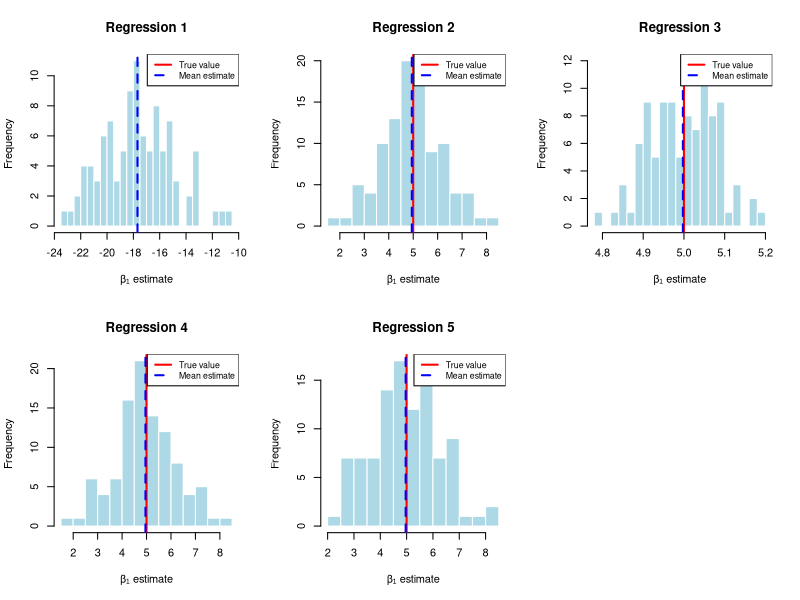
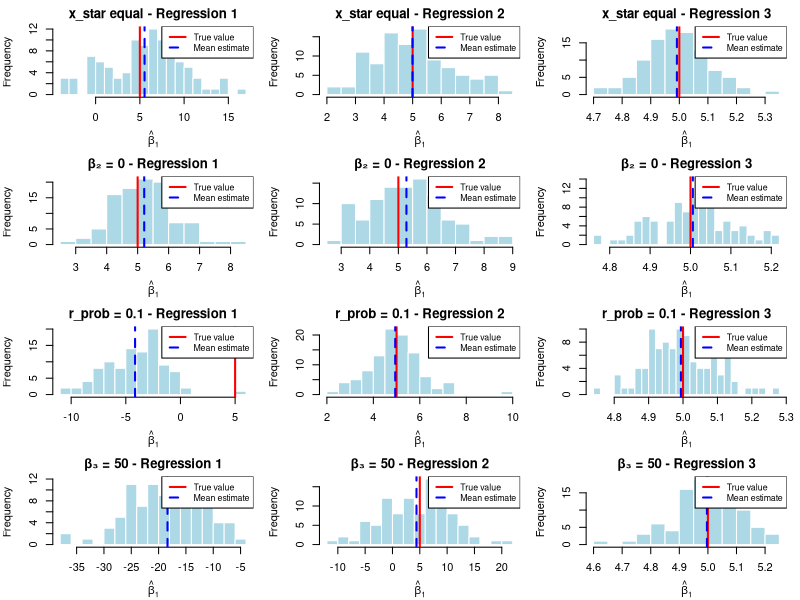

Reproduce these figures in R, in order.
# Set seed for reproducibility
set.seed(2025)

# Sample size
n <- 100

# Simulate error terms
u_i <- rnorm(n, mean = 0, sd = sqrt(5))

# Simulate precipitation (rainfall)
g_i <- rgamma(n, shape = 2, scale = 2)

# Simulate land quality indicator (high quality = 1, low quality = 0)
r_i <- rbinom(n, size = 1, prob = 0.5)

# Simulate fertilizer amounts conditional on land quality
x_star_i <- numeric(n)
for (i in 1:n) {
  if (r_i[i] == 1) {
    x_star_i[i] <- rgamma(1, shape = 3, scale = 1)
  } else {
    x_star_i[i] <- rgamma(1, shape = 7, scale = 1)
  }
}

# Set parameter values
beta_0 <- 400
beta_1 <- 5
beta_2 <- 200
beta_3 <- 10

# Generate crop yields
y_i <- beta_0 + beta_1 * x_star_i + beta_2 * r_i + beta_3 * g_i + u_i

# Generate additional variables
n_i <- rnorm(n, mean = 10, sd = sqrt(3))
b_i <- rnorm(n, mean = 5 + sqrt(x_star_i), sd = sqrt(3))

# Create dataframe
data <- data.frame(
  y = y_i,
  x_star = x_star_i,
  r = r_i,
  g = g_i,
  n = n_i,
  b = b_i
)

# Display summary statistics
summary(data)



# Question (b)
# Regression 1: y ~ x_star
reg1 <- lm(y ~ x_star, data = data)
summary_reg1 <- summary(reg1)

# Regression 2: y ~ x_star + r
reg2 <- lm(y ~ x_star + r, data = data)
summary_reg2 <- summary(reg2)

# Regression 3: y ~ x_star + r + g
reg3 <- lm(y ~ x_star + r + g, data = data)
summary_reg3 <- summary(reg3)

# Regression 4: y ~ x_star + r + g + n
reg4 <- lm(y ~ x_star + r + n, data = data)
summary_reg4 <- summary(reg4)

# Regression 5: y ~ x_star + r + g + b
reg5 <- lm(y ~ x_star + r + b, data = data)
summary_reg5 <- summary(reg5)

# Function to extract and format regression results
extract_results <- function(reg_summary, reg_name) {
  beta1_estimate <- reg_summary$coefficients["x_star", "Estimate"]
  beta1_se <- reg_summary$coefficients["x_star", "Std. Error"]
  beta1_true <- 5
  
  cat(paste0("\n", reg_name, ":\n"))
  cat(paste0("Estimated β₁: ", round(beta1_estimate, 4), "\n"))
  cat(paste0("True β₁: ", beta1_true, "\n"))
  cat(paste0("Standard Error: ", round(beta1_se, 4), "\n"))
  cat(paste0("Difference from true value: ", round(beta1_estimate - beta1_true, 4), "\n"))
  cat(paste0("Adjusted R²: ", round(reg_summary$adj.r.squared, 4), "\n"))
}

# Print results for all regressions
extract_results(summary_reg1, "Regression 1 (y ~ x_star)")
extract_results(summary_reg2, "Regression 2 (y ~ x_star + r)")
extract_results(summary_reg3, "Regression 3 (y ~ x_star + r + g)")
extract_results(summary_reg4, "Regression 4 (y ~ x_star + r + n)")
extract_results(summary_reg5, "Regression 5 (y ~ x_star + r + b)")

results_b <- data.frame(
  Regression      = c("y ~ x_star", "y ~ x_star + r", "y ~ x_star + r + g", 
                      "y ~ x_star + r + n", "y ~ x_star + r + b"),
  Estimated_beta1 = round(c(coef(reg1)["x_star"], coef(reg2)["x_star"], 
                            coef(reg3)["x_star"], coef(reg4)["x_star"], 
                            coef(reg5)["x_star"]), 4),
  True_beta1      = rep(5, 5),
  Std_Error       = round(c(summary(reg1)$coefficients["x_star", "Std. Error"],
                            summary(reg2)$coefficients["x_star", "Std. Error"],
                            summary(reg3)$coefficients["x_star", "Std. Error"],
                            summary(reg4)$coefficients["x_star", "Std. Error"],
                            summary(reg5)$coefficients["x_star", "Std. Error"]), 4),
  Difference      = round(c(coef(reg1)["x_star"] - 5, coef(reg2)["x_star"] - 5, 
                            coef(reg3)["x_star"] - 5, coef(reg4)["x_star"] - 5, 
                            coef(reg5)["x_star"] - 5), 4),
  Adjusted_R2     = round(c(summary(reg1)$adj.r.squared,
                            summary(reg2)$adj.r.squared,
                            summary(reg3)$adj.r.squared,
                            summary(reg4)$adj.r.squared,
                            summary(reg5)$adj.r.squared), 4)
)

# 利用 knitr::kable() 生成 LaTeX 三线表
library(knitr)
latex_table_b <- kable(results_b, format = "latex", booktabs = TRUE,
                       caption = "Regression Results for Question (b)")

# 直接输出到 LaTeX 文件
output_file_b <- "b.tex"
cat(latex_table_b, file = output_file_b)
cat("\n%% Table saved to ", output_file_b, "\n", sep = "", file = output_file_b, append = TRUE)


# Question (c)
# Monte Carlo simulation with M = 100 repetitions
set.seed(2025)
M <- 100
n <- 100

# Initialize matrices to store β₁ estimates
beta1_estimates <- matrix(NA, nrow = M, ncol = 5)
colnames(beta1_estimates) <- c("Reg1", "Reg2", "Reg3", "Reg4", "Reg5")

# Run Monte Carlo simulation
for (m in 1:M) {
  # Generate data according to DGP
  u_i <- rnorm(n, mean = 0, sd = sqrt(5))
  g_i <- rgamma(n, shape = 2, scale = 2)
  r_i <- rbinom(n, size = 1, prob = 0.5)
  
  x_star_i <- numeric(n)
  for (i in 1:n) {
    if (r_i[i] == 1) {
      x_star_i[i] <- rgamma(1, shape = 3, scale = 1)
    } else {
      x_star_i[i] <- rgamma(1, shape = 7, scale = 1)
    }
  }
  
  beta_0 <- 400
  beta_1 <- 5
  beta_2 <- 200
  beta_3 <- 10
  
  y_i <- beta_0 + beta_1 * x_star_i + beta_2 * r_i + beta_3 * g_i + u_i
  
  n_i <- rnorm(n, mean = 10, sd = sqrt(3))
  b_i <- rnorm(n, mean = 5 + sqrt(x_star_i), sd = sqrt(3))
  
  data <- data.frame(
    y = y_i,
    x_star = x_star_i,
    r = r_i,
    g = g_i,
    n = n_i,
    b = b_i
  )
  
  # Run the five regressions
  reg1 <- lm(y ~ x_star, data = data)
  reg2 <- lm(y ~ x_star + r, data = data)
  reg3 <- lm(y ~ x_star + r + g, data = data)
  reg4 <- lm(y ~ x_star + r + n, data = data)
  reg5 <- lm(y ~ x_star + r + b, data = data)
  
  # Store β₁ estimates
  beta1_estimates[m, 1] <- coef(reg1)["x_star"]
  beta1_estimates[m, 2] <- coef(reg2)["x_star"]
  beta1_estimates[m, 3] <- coef(reg3)["x_star"]
  beta1_estimates[m, 4] <- coef(reg4)["x_star"]
  beta1_estimates[m, 5] <- coef(reg5)["x_star"]
}

# Create data frame from estimates for plotting
beta1_df <- data.frame(
  Estimate = c(beta1_estimates),
  Regression = rep(colnames(beta1_estimates), each = M)
)

# Calculate summary statistics
beta1_summary <- data.frame(
  Regression = colnames(beta1_estimates),
  Mean = colMeans(beta1_estimates),
  SD = apply(beta1_estimates, 2, sd),
  Bias = colMeans(beta1_estimates) - 5
)
print(beta1_summary)

# Plot histograms
pdf("Q(c).pdf")
par(mfrow = c(2, 3))
for (i in 1:5) {
  hist(beta1_estimates[, i], 
       main = paste("Regression", i), 
       xlab = "β₁ estimate",
       breaks = 20,
       col = "lightblue",
       border = "white")
  abline(v = 5, col = "red", lwd = 2)  # True value
  abline(v = mean(beta1_estimates[, i]), 
        col = "blue", lty = 2, lwd = 2)  # Mean estimate
  legend("topright",
         legend = c("True value", "Mean estimate"),
         col = c("red", "blue"),
         lty = c(1, 2),
         lwd = 2,
         cex = 0.8)
}
dev.off()



# Question (d)
# Function to run Monte Carlo simulation with specific DGP parameters
run_monte_carlo <- function(x_star_equal = FALSE, beta2_zero = FALSE, r_prob = 0.5, beta3_value = 10) {
  M <- 100
  n <- 100
  
  # Initialize matrices to store β₁ estimates
  beta1_estimates <- matrix(NA, nrow = M, ncol = 3)
  colnames(beta1_estimates) <- c("Reg1", "Reg2", "Reg3")
  
  # Run Monte Carlo simulation
  for (m in 1:M) {
    # Generate data according to modified DGP
    u_i <- rnorm(n, mean = 0, sd = sqrt(5))
    g_i <- rgamma(n, shape = 2, scale = 2)
    r_i <- rbinom(n, size = 1, prob = r_prob)
    
    # Modify x_star distribution based on parameter
    x_star_i <- numeric(n)
    if (x_star_equal) {
      x_star_i <- rgamma(n, shape = 5, scale = 1)
    } else {
      for (i in 1:n) {
        if (r_i[i] == 1) {
          x_star_i[i] <- rgamma(1, shape = 3, scale = 1)
        } else {
          x_star_i[i] <- rgamma(1, shape = 7, scale = 1)
        }
      }
    }
    
    # Set parameter values
    beta_0 <- 400
    beta_1 <- 5
    beta_2 <- ifelse(beta2_zero, 0, 200)
    beta_3 <- beta3_value
    
    # Generate crop yields
    y_i <- beta_0 + beta_1 * x_star_i + beta_2 * r_i + beta_3 * g_i + u_i
    
    data <- data.frame(
      y = y_i,
      x_star = x_star_i,
      r = r_i,
      g = g_i
    )
    
    # Run the three regressions
    reg1 <- lm(y ~ x_star, data = data)
    reg2 <- lm(y ~ x_star + r, data = data)
    reg3 <- lm(y ~ x_star + r + g, data = data)
    
    # Store β₁ estimates
    beta1_estimates[m, 1] <- coef(reg1)["x_star"]
    beta1_estimates[m, 2] <- coef(reg2)["x_star"]
    beta1_estimates[m, 3] <- coef(reg3)["x_star"]
  }
  
  return(beta1_estimates)
}

# Run simulations with different DGP modifications
results_original <- run_monte_carlo()
results_xstar_equal <- run_monte_carlo(x_star_equal = TRUE)
results_beta2_zero <- run_monte_carlo(beta2_zero = TRUE)
results_r_prob_0.1 <- run_monte_carlo(r_prob = 0.1)
results_beta3_50 <- run_monte_carlo(beta3_value = 50)

# Function to calculate summary statistics
calc_summary <- function(results, scenario_name) {
  summary_df <- data.frame(
    Scenario = rep(scenario_name, 3),
    Regression = c("Reg1", "Reg2", "Reg3"),
    Mean = colMeans(results),
    SD = apply(results, 2, sd),
    Bias = colMeans(results) - 5
  )
  return(summary_df)
}

# Calculate summaries for all scenarios
# summary_original <- calc_summary(results_original, "Original DGP")
summary_xstar_equal <- calc_summary(results_xstar_equal, "x_star equal")
summary_beta2_zero <- calc_summary(results_beta2_zero, "β₂ = 0")
summary_r_prob_0.1 <- calc_summary(results_r_prob_0.1, "r_prob = 0.1")
summary_beta3_50 <- calc_summary(results_beta3_50, "β₃ = 50")

# Combine all summaries
all_summaries <- rbind(
  # summary_original,
  summary_xstar_equal,
  summary_beta2_zero,
  summary_r_prob_0.1,
  summary_beta3_50
)

# print(all_summaries)
latex_table_d <- kable(all_summaries, format = "latex", booktabs = TRUE,
                       caption = "Simulation Summary Statistics for Question (d)")

# 将模拟结果直接输出到 LaTeX 文件
output_file_d <- "d.tex"
cat(latex_table_d, file = output_file_d)
cat("\n%% Table saved to ", output_file_d, "\n", sep = "", file = output_file_d, append = TRUE)


scenarios <- list(
  "x_star equal" = results_xstar_equal,
  "β₂ = 0"       = results_beta2_zero,
  "r_prob = 0.1" = results_r_prob_0.1,
  "β₃ = 50"      = results_beta3_50
)

# Open a PDF device to save the plots
pdf("Q(d).pdf", width = 12, height = 12)

# Set up the plotting area: 4 rows (scenarios) and 3 columns (regressions)
par(mfrow = c(4, 3), mar = c(4, 4, 2, 1))

# Loop over each scenario and each regression
for (scenario in names(scenarios)) {
  current <- scenarios[[scenario]]
  for (i in 1:3) {
    hist(current[, i],
         main = paste(scenario, "- Regression", i),
         xlab = expression(hat(beta)[1]),
         breaks = 20,
         col = "lightblue",
         border = "white")
    abline(v = 5, col = "red", lwd = 2) # True value
    abline(v = mean(current[, i]), col = "blue", lty = 2, lwd = 2) # Mean estimate
    legend("topright",
           legend = c("True value", "Mean estimate"),
           col = c("red", "blue"),
           lty = c(1, 2),
           lwd = 2,
           cex = 0.8)
  }
}

# Close the PDF device
dev.off()